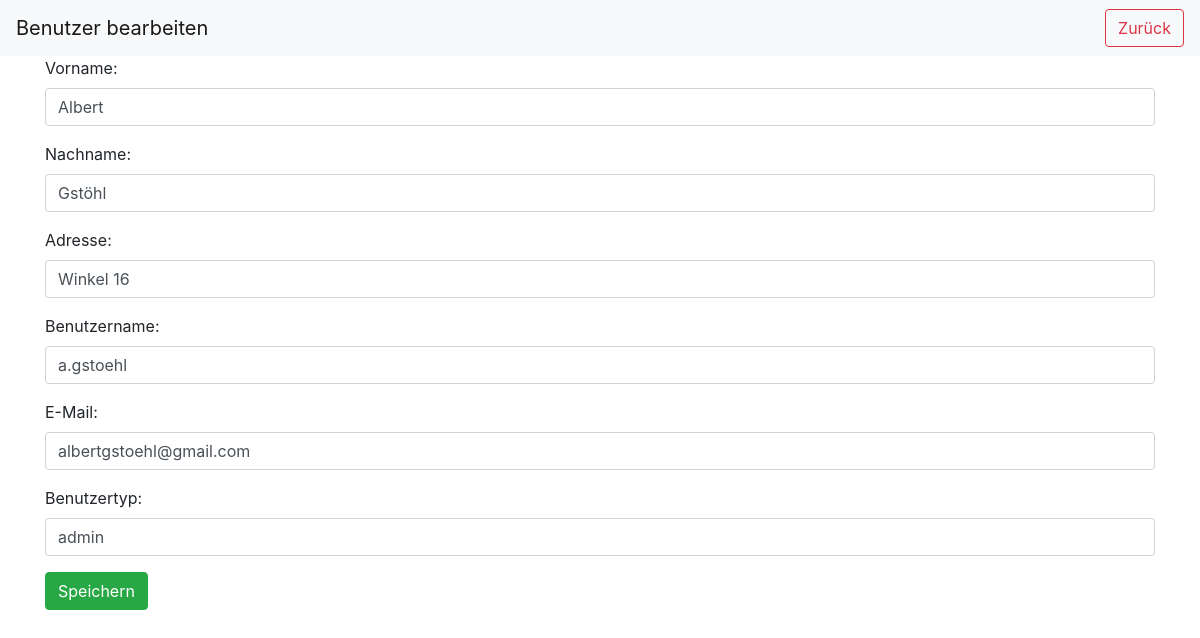
The app's page /onlineshop/benutzer_editieren.php?id=24 (signed in) with its own data.
### tables this page shows
CREATE TABLE `benutzer` (
  `benutzerID` int(11) NOT NULL,
  `vorname` varchar(30) NOT NULL,
  `nachname` varchar(30) NOT NULL,
  `adresse` varchar(30) NOT NULL,
  `benutzername` varchar(30) NOT NULL,
  `email` varchar(40) NOT NULL,
  `benutzertyp` varchar(30) NOT NULL,
  `passwort` varchar(200) NOT NULL
);

### onlineshop/benutzer_editieren.php (the view, shortened to what this page needs)
<!DOCTYPE html>
<html lang="de">
<head>
    <link rel="stylesheet" href="css/bootstrap.min.css">
</head>
<body>
    <nav class="navbar navbar-light bg-light justify-content-between">
        <a class="navbar-brand">Benutzer bearbeiten</a>
        <div>
            <a href="benutzeruebersicht.php" class="float-left btn btn-outline-danger">Zurück</a>
        </div>
    </nav>
    <?php
        $id = $_GET["id"];
        include("dbconnect.php");
        $sql = "SELECT * from benutzer where benutzerID = '".$id."';";
        $res = $conn->query($sql);
        $i = $res->fetch_assoc();
    ?>
    <div class="container">
        <form method="post" action="benutzer_aktualisieren.php">
            <div class="form-group">
                <label for="vorname">Vorname:</label>
                <input type="text" name="vorname" class="form-control" value="<?php echo $i['vorname']?>" required>
            </div>
            <div class="form-group">
                <label for="nachname">Nachname:</label>
                <input type="test" name="nachname" class="form-control" value="<?php echo $i['nachname']?>" required>
            </div>
            <div class="form-group">
                <label for="adresse">Adresse:</label>
                <input type="text" name="adresse" class="form-control" value="<?php echo $i['adresse']?>" required>
            </div>
            <div class="form-group">
                <label for="benutzername">Benutzername:</label>
                <input type="text" name="benutzername" class="form-control" value="<?php echo $i['benutzername']?>" required>
            </div>
            <div class="form-group">
                <label for="email">E-Mail:</label>
                <input type="email" class="form-control" name="email" aria-describedby="emailHelp" placeholder="Enter email" value="<?php echo $i['email']?>" required>
            </div>
            <div class="form-group">
                <label for="benutzertyp">Benutzertyp:</label>
                <input type="text" class="form-control" name="benutzertyp" value="<?php echo $i['benutzertyp']?>" required>
            </div>
            <button type="submit" class="btn btn-success">Speichern</button>
        </form>
    </div>
</body>
</html>

### records on screen
benutzer: vorname "Albert", nachname "Gstöhl", adresse "Winkel 16", benutzername "a.gstoehl", email "albertgstoehl@gmail.com", benutzertyp "admin"
